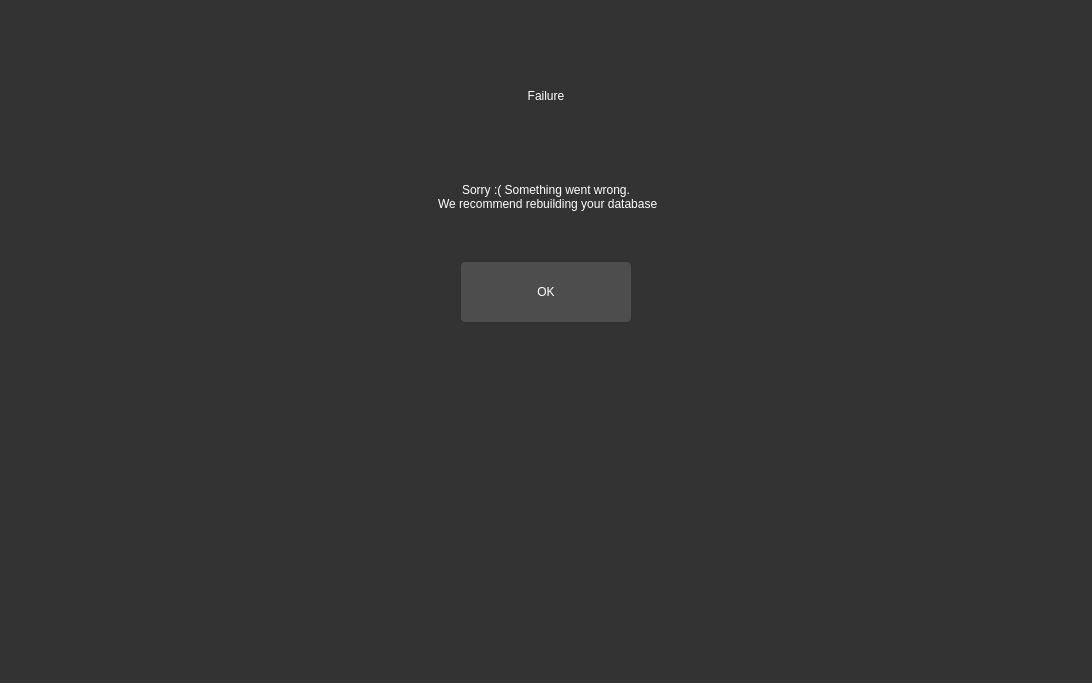
<?xml version="1.0" encoding="UTF-8"?>
<ui version="4.0">
 <class>Form</class>
 <widget class="QWidget" name="Form">
  <property name="geometry">
   <rect>
    <x>0</x>
    <y>0</y>
    <width>1092</width>
    <height>683</height>
   </rect>
  </property>
  <property name="minimumSize">
   <size>
    <width>700</width>
    <height>500</height>
   </size>
  </property>
  <property name="windowTitle">
   <string>Form</string>
  </property>
  <property name="styleSheet">
   <string notr="true">  QWidget {
        background-color: #333333;
        color: #ffffff;
        border: none;
    }
    QPushButton {
        background-color: #4d4d4d;
        border: 1px solid #4d4d4d;
        border-radius: 4px;
        color: #ffffff;
        padding: 5px;
    }
    QPushButton:hover {
        background-color: #5a5a5a;
        border: 1px solid #5a5a5a;
    }
    QCheckBox {
        color: #ffffff;
    }
    QLineEdit {
        background-color: #4d4d4d;
        border: 1px solid #4d4d4d;
        color: #ffffff;
        padding: 5px;
    }
    QTextEdit {
        background-color: #4d4d4d;
        border: 1px solid #4d4d4d;
        color: #ffffff;
        padding: 5px;
    }
    QProgressBar {
        border: 1px solid #444444;
        border-radius: 7px;
        background-color: #2e2e2e;
        text-align: center;
        font-size: 10pt;
        color: white;
    }
    QProgressBar::chunk {
        background-color: #3a3a3a;
        width: 5px;
    }
    QScrollBar:vertical {
        border: none;
        background-color: #3a3a3a;
        width: 10px;
        margin: 16px 0 16px 0;
    }
    QScrollBar::handle:vertical {
        background-color: #444444;
        border-radius: 5px;
    }
    QScrollBar:horizontal {
        border: none;
        background-color: #3a3a3a;
        height: 10px;
        margin: 0px 16px 0 16px;
    }
    QScrollBar::handle:horizontal {
        background-color: #444444;
        border-radius: 5px;
    }
    QTabWidget {
        background-color: #2e2e2e;
        border: none;
    }
    QTabBar::tab {
        background-color: #2e2e2e;
        color: #b1b1b1;
        padding: 8px 20px;
        border-top-left-radius: 5px;
        border-top-right-radius: 5px;
        border: none;
    }

    QTabBar::tab:selected, QTabBar::tab:hover {
        background-color: #3a3a3a;
        color: white;
    }</string>
  </property>
  <layout class="QVBoxLayout" name="verticalLayout_2">
   <item>
    <layout class="QVBoxLayout" name="verticalLayout">
     <item>
      <layout class="QHBoxLayout" name="horizontalLayout">
       <property name="topMargin">
        <number>50</number>
       </property>
       <item>
        <widget class="QLabel" name="unload">
         <property name="styleSheet">
          <string notr="true">font: 700 56pt &quot;Segoe UI&quot;;</string>
         </property>
         <property name="text">
          <string>Failure</string>
         </property>
         <property name="alignment">
          <set>Qt::AlignCenter</set>
         </property>
        </widget>
       </item>
      </layout>
     </item>
     <item>
      <layout class="QHBoxLayout" name="horizontalLayout_3">
       <item>
        <widget class="QLabel" name="label">
         <property name="styleSheet">
          <string notr="true">font: italic 15pt &quot;Segoe UI&quot;;</string>
         </property>
         <property name="text">
          <string>Sorry :( Something went wrong.
 We recommend rebuilding your database</string>
         </property>
         <property name="alignment">
          <set>Qt::AlignCenter</set>
         </property>
        </widget>
       </item>
      </layout>
     </item>
     <item>
      <layout class="QHBoxLayout" name="horizontalLayout_2">
       <property name="spacing">
        <number>6</number>
       </property>
       <property name="leftMargin">
        <number>50</number>
       </property>
       <property name="rightMargin">
        <number>50</number>
       </property>
       <property name="bottomMargin">
        <number>350</number>
       </property>
       <item>
        <widget class="QPushButton" name="cancel_button">
         <property name="enabled">
          <bool>true</bool>
         </property>
         <property name="minimumSize">
          <size>
           <width>100</width>
           <height>60</height>
          </size>
         </property>
         <property name="maximumSize">
          <size>
           <width>170</width>
           <height>60</height>
          </size>
         </property>
         <property name="styleSheet">
          <string notr="true">font: 700 15pt &quot;Segoe UI&quot;;</string>
         </property>
         <property name="text">
          <string>OK</string>
         </property>
        </widget>
       </item>
      </layout>
     </item>
    </layout>
   </item>
  </layout>
 </widget>
 <resources/>
 <connections/>
</ui>
